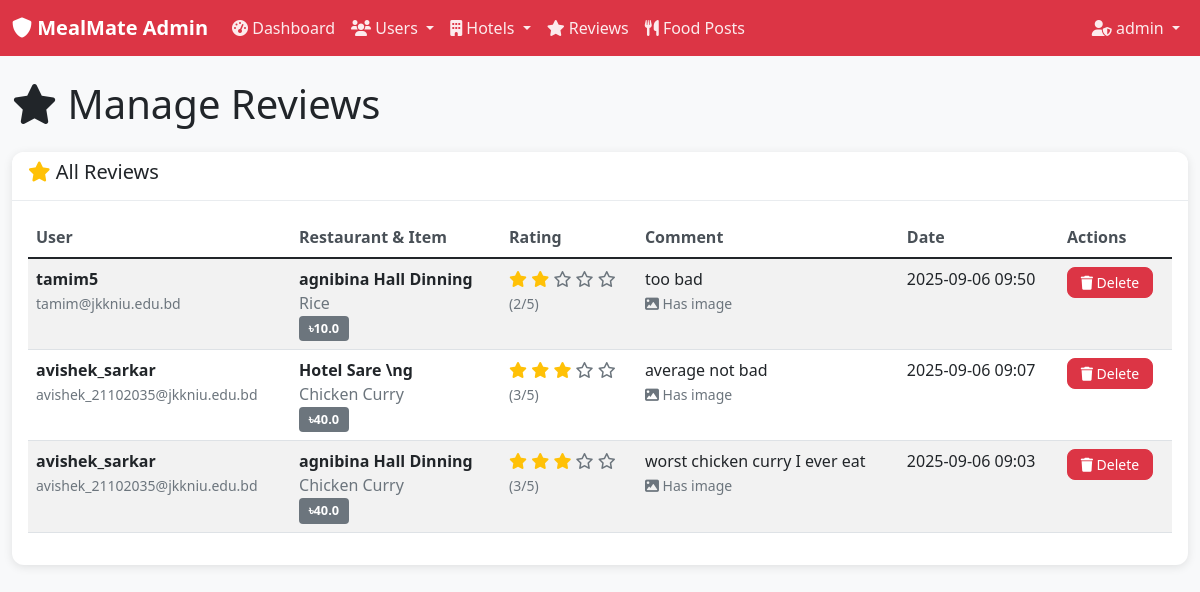
Page /admin/reviews (signed in) on the earlier database version.
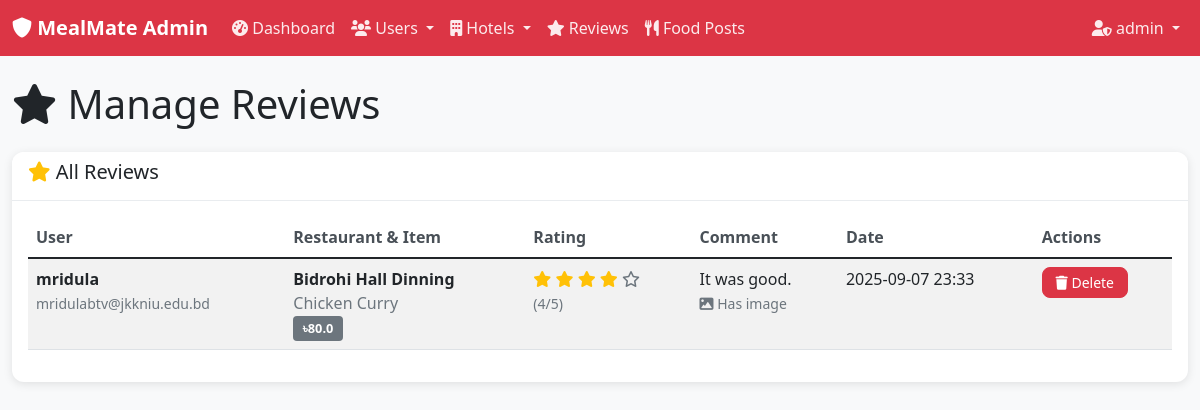
Same page on the later database version.
### models.py (models this page shows, shortened)
class Admin(db.Model):
    __tablename__ = 'admins'
    id = db.Column(db.Integer, primary_key=True)
    username = db.Column(db.String(80), unique=True, nullable=False)
    email = db.Column(db.String(120), unique=True, nullable=False)
    password_hash = db.Column(db.String(255), nullable=False)
    created_at = db.Column(db.DateTime, default=datetime.utcnow)
    is_active = db.Column(db.Boolean, default=True)
    is_super_admin = db.Column(db.Boolean, default=False)

class Review(db.Model):
    __tablename__ = 'reviews'
    id = db.Column(db.Integer, primary_key=True)
    user_id = db.Column(db.Integer, db.ForeignKey('users.id'), nullable=False)
    menu_item_id = db.Column(db.Integer, db.ForeignKey('menu_items.id'), nullable=False)
    rating = db.Column(db.Integer, nullable=False)  # 1-5 stars
    comment = db.Column(db.Text, nullable=True)
    image_url = db.Column(db.String(255), nullable=True)
    created_at = db.Column(db.DateTime, default=datetime.utcnow)
    expires_at = db.Column(db.DateTime, default=lambda: datetime.utcnow() + timedelta(hours=24))
    __table_args__ = (
        db.CheckConstraint('rating >= 1 AND rating <= 5', name='valid_rating'),
        db.UniqueConstraint('user_id', 'menu_item_id', name='unique_user_review'),
    )

class User(db.Model):
    __tablename__ = 'users'
    id = db.Column(db.Integer, primary_key=True)
    username = db.Column(db.String(80), unique=True, nullable=False)
    reg_number = db.Column(db.String(20), unique=True, nullable=False)
    email = db.Column(db.String(120), unique=True, nullable=False)
    password_hash = db.Column(db.String(255), nullable=False)
    created_at = db.Column(db.DateTime, default=datetime.utcnow)
    is_active = db.Column(db.Boolean, default=True)
    is_approved = db.Column(db.Boolean, default=False)  # Admin approval required
    approved_by = db.Column(db.Integer, db.ForeignKey('admins.id'), nullable=True)
    approved_at = db.Column(db.DateTime, nullable=True)
    reviews = db.relationship('Review', backref='user', lazy=True, cascade='all, delete-orphan')
    food_posts = db.relationship('StudentFoodPost', backref='user', lazy=True, cascade='all, delete-orphan')

class HotelOwner(db.Model):
    __tablename__ = 'hotel_owners'
    id = db.Column(db.Integer, primary_key=True)
    username = db.Column(db.String(80), unique=True, nullable=False)
    email = db.Column(db.String(120), unique=True, nullable=False)
    password_hash = db.Column(db.String(255), nullable=False)
    hotel_name = db.Column(db.String(100), nullable=False)
    hotel_address = db.Column(db.Text, nullable=False)
    contact_number = db.Column(db.String(15), nullable=False)
    license_number = db.Column(db.String(50), nullable=True)
    is_verified = db.Column(db.Boolean, default=False)
    is_approved = db.Column(db.Boolean, default=False)  # Admin approval required
    approved_by = db.Column(db.Integer, db.ForeignKey('admins.id'), nullable=True)
    approved_at = db.Column(db.DateTime, nullable=True)
    created_at = db.Column(db.DateTime, default=datetime.utcnow)
    is_active = db.Column(db.Boolean, default=True)
    menu_items = db.relationship('MenuItem', backref='hotel_owner', lazy=True, cascade='all, delete-orphan')

class MenuItem(db.Model):
    __tablename__ = 'menu_items'
    id = db.Column(db.Integer, primary_key=True)
    hotel_owner_id = db.Column(db.Integer, db.ForeignKey('hotel_owners.id'), nullable=False)
    item_name = db.Column(db.String(100), nullable=False)
    description = db.Column(db.Text, nullable=True)
    price = db.Column(db.Float, nullable=False)
    category = db.Column(db.String(50), nullable=False)  # breakfast, lunch, dinner, snacks
    image_url = db.Column(db.String(255), nullable=True)
    is_available = db.Column(db.Boolean, default=True)
    created_at = db.Column(db.DateTime, default=datetime.utcnow)
    expires_at = db.Column(db.DateTime, default=lambda: datetime.utcnow() + timedelta(hours=24))
    reviews = db.relationship('Review', backref='menu_item', lazy=True, cascade='all, delete-orphan')

### app.py (the view)
    @app.route('/admin/reviews')
    def admin_reviews():
        if not require_admin_login():
            return redirect(url_for('admin_login'))
        reviews = Review.query.order_by(Review.created_at.desc()).all()
        return render_template('admin/reviews.html', reviews=reviews, current_admin=get_current_admin())

### templates/admin/reviews.html (shortened to what this page needs)
{% extends "admin/base.html" %}
{% block content %}
<div class="row">
    <div class="col-12">
        <h1 class="mb-4">
            <i class="fas fa-star"></i> Manage Reviews
        </h1>
    </div>
</div>
<div class="row">
    <div class="col-12">
        <div class="card">
            <div class="card-header">
                <h5><i class="fas fa-star text-warning"></i> All Reviews</h5>
            </div>
            <div class="card-body">
                {% if reviews %}
                <div class="table-responsive">
                    <table class="table table-striped">
                        <thead>
                            <tr>
                                <th>User</th>
                                <th>Restaurant & Item</th>
                                <th>Rating</th>
                                <th>Comment</th>
                                <th>Date</th>
                                <th>Actions</th>
                            </tr>
                        </thead>
                        <tbody>
                            {% for review in reviews %}
                            <tr id="review-{{ review.id }}">
                                <td>
                                    <strong>{{ review.user.username }}</strong><br>
                                    <small class="text-muted">{{ review.user.email }}</small>
                                </td>
                                <td>
                                    <strong>{{ review.menu_item.hotel_owner.hotel_name }}</strong><br>
                                    <span class="text-muted">{{ review.menu_item.item_name }}</span><br>
                                    <span class="badge bg-secondary">৳{{ review.menu_item.price }}</span>
                                </td>
                                <td>
                                    <div class="rating">
                                        {% for i in range(1, 6) %}
                                            {% if i <= review.rating %}
                                                <i class="fas fa-star text-warning"></i>
                                            {% else %}
                                                <i class="far fa-star text-muted"></i>
                                            {% endif %}
                                        {% endfor %}
                                        <br>
                                        <small class="text-muted">({{ review.rating }}/5)</small>
                                    </div>
                                </td>
                                <td>
                                    <div class="comment-preview">
                                        {% if review.comment|length > 100 %}
                                            {{ review.comment[:100] }}...
                                        {% else %}
                                            {{ review.comment }}
                                        {% endif %}
                                        {% if review.image_url %}
                                            <br><small class="text-muted"><i class="fas fa-image"></i> Has image</small>
                                        {% endif %}
                                    </div>
                                </td>
                                <td>{{ review.created_at.strftime('%Y-%m-%d %H:%M') }}</td>
                                <td>
                                    <button class="btn btn-danger btn-sm"
                                            onclick="deleteReview({{ review.id }}, '{{ review.user.username }}')">
                                        <i class="fas fa-trash"></i> Delete
                                    </button>
                                </td>
                            </tr>
                            {% endfor %}
                        </tbody>
                    </table>
                </div>
                {% else %}
                <div class="text-center py-5">
                    <i class="fas fa-star fa-3x text-muted mb-3"></i>
                    <h5 class="text-muted">No reviews found</h5>
                    <p class="text-muted">No reviews have been posted yet.</p>
                </div>
                {% endif %}
            </div>
        </div>
    </div>
</div>
{% endblock %}

### templates/admin/base.html (shortened to what this page needs)
<!DOCTYPE html>
<html lang="en">
<head>
    <link href="https://cdn.jsdelivr.net/npm/bootstrap@5.1.3/dist/css/bootstrap.min.css" rel="stylesheet">
    <link rel="stylesheet" href="https://cdnjs.cloudflare.com/ajax/libs/font-awesome/6.0.0/css/all.min.css">
    <link rel="stylesheet" href="{{ url_for('static', filename='css/admin.css') }}">
</head>
<body>
    <nav class="navbar navbar-expand-lg navbar-dark bg-danger">
        <div class="container-fluid">
            <a class="navbar-brand" href="{{ url_for('admin_dashboard') }}">
                <i class="fas fa-shield-alt"></i> MealMate Admin
            </a>
            <div class="collapse navbar-collapse" id="adminNavbar">
                <ul class="navbar-nav me-auto">
                    <li class="nav-item">
                        <a class="nav-link" href="{{ url_for('admin_dashboard') }}">
                            <i class="fas fa-tachometer-alt"></i> Dashboard
                        </a>
                    </li>
                    <li class="nav-item dropdown">
                        <a class="nav-link dropdown-toggle" href="#" id="usersDropdown" role="button" data-bs-toggle="dropdown">
                            <i class="fas fa-users"></i> Users
                        </a>
                    </li>
                    <li class="nav-item dropdown">
                        <a class="nav-link dropdown-toggle" href="#" id="hotelsDropdown" role="button" data-bs-toggle="dropdown">
                            <i class="fas fa-building"></i> Hotels
                        </a>
                    </li>
                    <li class="nav-item">
                        <a class="nav-link" href="{{ url_for('admin_reviews') }}">
                            <i class="fas fa-star"></i> Reviews
                        </a>
                    </li>
                    <li class="nav-item">
                        <a class="nav-link" href="{{ url_for('admin_food_posts') }}">
                            <i class="fas fa-utensils"></i> Food Posts
                        </a>
                    </li>
                </ul>
                <ul class="navbar-nav">
                    <li class="nav-item dropdown">
                        <a class="nav-link dropdown-toggle" href="#" id="adminDropdown" role="button" data-bs-toggle="dropdown">
                            <i class="fas fa-user-shield"></i>
                            {% if current_admin %}{{ current_admin.username }}{% else %}Admin{% endif %}
                        </a>
                    </li>
                </ul>
            </div>
        </div>
    </nav>
    <div class="container-fluid mt-4">
        {% block content %}{% endblock %}
    </div>
</body>
</html>

### static/css/admin.css (style rules this page uses)
body { background-color: #f8f9fa; }
.navbar-brand { font-weight: bold; }
.navbar-nav .nav-link { font-weight: 500; color: rgba(255, 255, 255, 0.9) !important; }
.card { border: none; border-radius: 12px; box-shadow: 0 2px 10px rgba(0, 0, 0, 0.1); margin-bottom: 1.5rem; }
.card-header { background-color: white; border-bottom: 1px solid #e9ecef; border-radius: 12px 12px 0 0 !important; font-weight: 600; }
.table th { font-weight: 600; color: #495057; border-top: none; }
.badge { font-size: 0.8rem; padding: 0.4rem 0.6rem; }
.btn { border-radius: 8px; font-weight: 500; }
.btn-sm { padding: 0.25rem 0.8rem; font-size: 0.875rem; }
.table-responsive { border-radius: 8px; }
.badge.bg-secondary { background-color: #6c757d !important; }

Differences in the rows shown:
removed Review: user.username "tamim5", user.email "tamim@jkkniu.edu.bd", menu_item.hotel_owner.hotel_name "agnibina Hall Dinning", menu_item.item_name "Rice", menu_item.price "10.0", rating "2", comment "too bad", shows "Has image", created_at "2025-09-06 09:50"
removed Review: user.username "avishek_sarkar", user.email "avishek_21102035@jkkniu.edu.bd", menu_item.hotel_owner.hotel_name "Hotel Sare \\ng", menu_item.item_name "Chicken Curry", menu_item.price "40.0", rating "3", comment "average not bad", shows "Has image", created_at "2025-09-06 09:07"
removed Review: user.username "avishek_sarkar", user.email "avishek_21102035@jkkniu.edu.bd", menu_item.hotel_owner.hotel_name "agnibina Hall Dinning", menu_item.item_name "Chicken Curry", menu_item.price "40.0", rating "3", comment "worst chicken curry I ever eat", shows "Has image", created_at "2025-09-06 09:03"
added Review: user.username "mridula", user.email "mridulabtv@jkkniu.edu.bd", menu_item.hotel_owner.hotel_name "Bidrohi Hall Dinning", menu_item.item_name "Chicken Curry", menu_item.price "80.0", rating "4", comment "It was good.", shows "Has image", created_at "2025-09-07 23:33"
